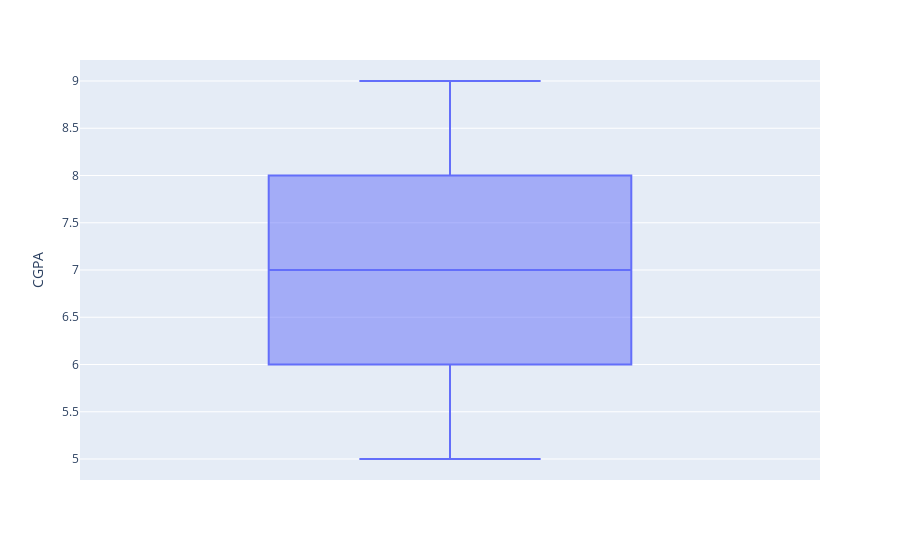

Notebook source saved alongside this figure:
### Code cell
figure = px.box(dataframe, y='CGPA')  
figure.show()

### Figure 1 — Plotly figure (JSON) as saved in the notebook; plotly's stock layout.template omitted (floating-point values rounded to 4 significant figures; data arrays with more than 128 entries replaced by an {"elided": "..."} marker saying what was removed)
{"data": [{"alignmentgroup": "True", "hovertemplate": "CGPA=%{y}<extra></extra>", "legendgroup": "", "marker": {"color": "#636efa"}, "name": "", "notched": false, "offsetgroup": "", "orientation": "v", "showlegend": false, "type": "box", "x0": " ", "xaxis": "x", "y": {"elided": "1137 int values"}, "y0": " ", "yaxis": "y"}], "layout": {"boxmode": "group", "legend": {"tracegroupgap": 0}, "margin": {"t": 60}, "xaxis": {"anchor": "y", "domain": [0, 1]}, "yaxis": {"anchor": "x", "domain": [0, 1], "title": {"text": "CGPA"}}}}
